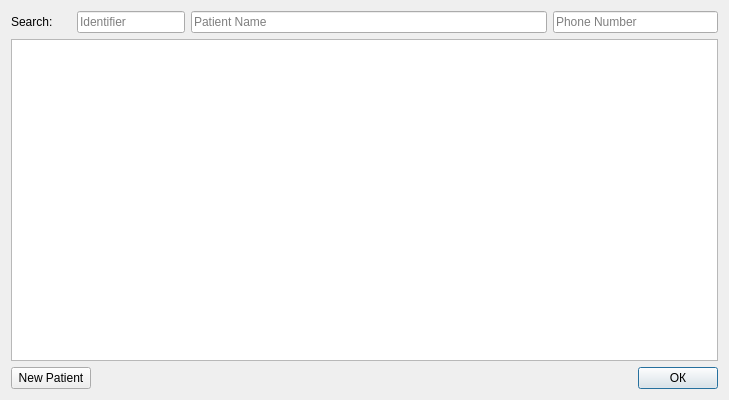
<?xml version="1.0" encoding="UTF-8"?>
<ui version="4.0">
 <class>NewDocDialogClass</class>
 <widget class="QDialog" name="NewDocDialogClass">
  <property name="geometry">
   <rect>
    <x>0</x>
    <y>0</y>
    <width>729</width>
    <height>400</height>
   </rect>
  </property>
  <property name="windowTitle">
   <string>NewDocDialog</string>
  </property>
  <layout class="QVBoxLayout" name="verticalLayout">
   <item>
    <layout class="QHBoxLayout" name="horizontalLayout">
     <item>
      <widget class="QLabel" name="label_3">
       <property name="sizePolicy">
        <sizepolicy hsizetype="Fixed" vsizetype="Preferred">
         <horstretch>0</horstretch>
         <verstretch>0</verstretch>
        </sizepolicy>
       </property>
       <property name="minimumSize">
        <size>
         <width>60</width>
         <height>0</height>
        </size>
       </property>
       <property name="text">
        <string>Search:</string>
       </property>
      </widget>
     </item>
     <item>
      <widget class="QLineEdit" name="idSearchEdit">
       <property name="sizePolicy">
        <sizepolicy hsizetype="Fixed" vsizetype="Fixed">
         <horstretch>0</horstretch>
         <verstretch>0</verstretch>
        </sizepolicy>
       </property>
       <property name="inputMask">
        <string/>
       </property>
       <property name="maxLength">
        <number>10</number>
       </property>
       <property name="placeholderText">
        <string>Identifier</string>
       </property>
      </widget>
     </item>
     <item>
      <widget class="QLineEdit" name="nameSearchEdit">
       <property name="sizePolicy">
        <sizepolicy hsizetype="Expanding" vsizetype="Fixed">
         <horstretch>0</horstretch>
         <verstretch>0</verstretch>
        </sizepolicy>
       </property>
       <property name="minimumSize">
        <size>
         <width>350</width>
         <height>0</height>
        </size>
       </property>
       <property name="placeholderText">
        <string>Patient Name</string>
       </property>
      </widget>
     </item>
     <item>
      <widget class="QLineEdit" name="phoneSearchEdit">
       <property name="sizePolicy">
        <sizepolicy hsizetype="Preferred" vsizetype="Fixed">
         <horstretch>0</horstretch>
         <verstretch>0</verstretch>
        </sizepolicy>
       </property>
       <property name="minimumSize">
        <size>
         <width>165</width>
         <height>0</height>
        </size>
       </property>
       <property name="maximumSize">
        <size>
         <width>16777215</width>
         <height>16777215</height>
        </size>
       </property>
       <property name="inputMask">
        <string/>
       </property>
       <property name="text">
        <string/>
       </property>
       <property name="maxLength">
        <number>15</number>
       </property>
       <property name="placeholderText">
        <string>Phone Number</string>
       </property>
      </widget>
     </item>
    </layout>
   </item>
   <item>
    <widget class="ListTable" name="tableView">
     <property name="minimumSize">
      <size>
       <width>0</width>
       <height>250</height>
      </size>
     </property>
     <property name="selectionMode">
      <enum>QAbstractItemView::SelectionMode::SingleSelection</enum>
     </property>
    </widget>
   </item>
   <item>
    <layout class="QHBoxLayout" name="horizontalLayout_2">
     <item>
      <widget class="QPushButton" name="newPatient">
       <property name="text">
        <string>New Patient</string>
       </property>
       <property name="autoDefault">
        <bool>false</bool>
       </property>
      </widget>
     </item>
     <item>
      <spacer name="horizontalSpacer">
       <property name="orientation">
        <enum>Qt::Orientation::Horizontal</enum>
       </property>
       <property name="sizeHint" stdset="0">
        <size>
         <width>40</width>
         <height>20</height>
        </size>
       </property>
      </spacer>
     </item>
     <item>
      <widget class="QPushButton" name="okButton">
       <property name="text">
        <string>ОК</string>
       </property>
       <property name="default">
        <bool>true</bool>
       </property>
      </widget>
     </item>
    </layout>
   </item>
  </layout>
 </widget>
 <layoutdefault spacing="6" margin="11"/>
 <customwidgets>
  <customwidget>
   <class>ListTable</class>
   <extends>QTableView</extends>
   <header>View/uiComponents/ListTable.h</header>
  </customwidget>
 </customwidgets>
 <resources/>
 <connections/>
</ui>
